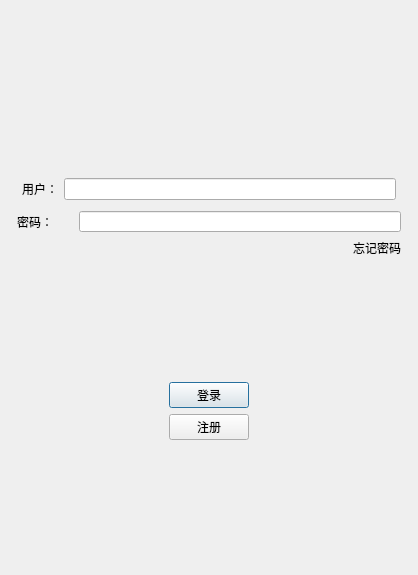
<?xml version="1.0" encoding="UTF-8"?>
<ui version="4.0">
 <class>LoginDialog</class>
 <widget class="QDialog" name="LoginDialog">
  <property name="geometry">
   <rect>
    <x>0</x>
    <y>0</y>
    <width>418</width>
    <height>575</height>
   </rect>
  </property>
  <property name="minimumSize">
   <size>
    <width>418</width>
    <height>575</height>
   </size>
  </property>
  <property name="maximumSize">
   <size>
    <width>418</width>
    <height>575</height>
   </size>
  </property>
  <property name="windowTitle">
   <string>Dialog</string>
  </property>
  <layout class="QGridLayout" name="gridLayout_2">
   <item row="0" column="0">
    <layout class="QVBoxLayout" name="verticalLayout">
     <property name="leftMargin">
      <number>6</number>
     </property>
     <property name="topMargin">
      <number>6</number>
     </property>
     <property name="rightMargin">
      <number>6</number>
     </property>
     <property name="bottomMargin">
      <number>6</number>
     </property>
     <item>
      <widget class="QWidget" name="widget" native="true">
       <layout class="QGridLayout" name="gridLayout">
        <item row="0" column="0">
         <widget class="QLabel" name="label">
          <property name="layoutDirection">
           <enum>Qt::LeftToRight</enum>
          </property>
          <property name="text">
           <string/>
          </property>
          <property name="pixmap">
           <pixmap resource="rc.qrc">:/res/picture.jpg</pixmap>
          </property>
          <property name="alignment">
           <set>Qt::AlignCenter</set>
          </property>
         </widget>
        </item>
       </layout>
      </widget>
     </item>
     <item>
      <spacer name="verticalSpacer">
       <property name="orientation">
        <enum>Qt::Vertical</enum>
       </property>
       <property name="sizeHint" stdset="0">
        <size>
         <width>20</width>
         <height>40</height>
        </size>
       </property>
      </spacer>
     </item>
     <item>
      <layout class="QHBoxLayout" name="horizontalLayout_2">
       <property name="leftMargin">
        <number>5</number>
       </property>
       <property name="topMargin">
        <number>5</number>
       </property>
       <property name="rightMargin">
        <number>5</number>
       </property>
       <property name="bottomMargin">
        <number>5</number>
       </property>
       <item>
        <widget class="QLabel" name="user_label">
         <property name="text">
          <string>用户：</string>
         </property>
        </widget>
       </item>
       <item>
        <widget class="QLineEdit" name="user_lineEdit"/>
       </item>
      </layout>
     </item>
     <item>
      <layout class="QHBoxLayout" name="horizontalLayout_3">
       <item>
        <widget class="QLabel" name="pass_label">
         <property name="text">
          <string>密码：</string>
         </property>
        </widget>
       </item>
       <item>
        <widget class="QLineEdit" name="pass_lineEdit">
         <property name="sizePolicy">
          <sizepolicy hsizetype="Expanding" vsizetype="Expanding">
           <horstretch>0</horstretch>
           <verstretch>0</verstretch>
          </sizepolicy>
         </property>
         <property name="minimumSize">
          <size>
           <width>322</width>
           <height>21</height>
          </size>
         </property>
         <property name="maximumSize">
          <size>
           <width>322</width>
           <height>21</height>
          </size>
         </property>
        </widget>
       </item>
      </layout>
     </item>
     <item>
      <layout class="QHBoxLayout" name="horizontalLayout_4">
       <item>
        <spacer name="horizontalSpacer">
         <property name="orientation">
          <enum>Qt::Horizontal</enum>
         </property>
         <property name="sizeHint" stdset="0">
          <size>
           <width>40</width>
           <height>20</height>
          </size>
         </property>
        </spacer>
       </item>
       <item>
        <widget class="QLabel" name="forget_label">
         <property name="text">
          <string>忘记密码</string>
         </property>
        </widget>
       </item>
      </layout>
     </item>
     <item>
      <spacer name="verticalSpacer_2">
       <property name="orientation">
        <enum>Qt::Vertical</enum>
       </property>
       <property name="sizeHint" stdset="0">
        <size>
         <width>20</width>
         <height>40</height>
        </size>
       </property>
      </spacer>
     </item>
     <item>
      <layout class="QHBoxLayout" name="horizontalLayout_5">
       <item>
        <spacer name="horizontalSpacer_2">
         <property name="orientation">
          <enum>Qt::Horizontal</enum>
         </property>
         <property name="sizeHint" stdset="0">
          <size>
           <width>40</width>
           <height>20</height>
          </size>
         </property>
        </spacer>
       </item>
       <item>
        <widget class="QPushButton" name="login_btn">
         <property name="text">
          <string>登录</string>
         </property>
        </widget>
       </item>
       <item>
        <spacer name="horizontalSpacer_3">
         <property name="orientation">
          <enum>Qt::Horizontal</enum>
         </property>
         <property name="sizeHint" stdset="0">
          <size>
           <width>40</width>
           <height>20</height>
          </size>
         </property>
        </spacer>
       </item>
      </layout>
     </item>
     <item>
      <layout class="QHBoxLayout" name="horizontalLayout_6">
       <item>
        <spacer name="horizontalSpacer_5">
         <property name="orientation">
          <enum>Qt::Horizontal</enum>
         </property>
         <property name="sizeHint" stdset="0">
          <size>
           <width>40</width>
           <height>20</height>
          </size>
         </property>
        </spacer>
       </item>
       <item>
        <widget class="QPushButton" name="reg_btn">
         <property name="text">
          <string>注册</string>
         </property>
        </widget>
       </item>
       <item>
        <spacer name="horizontalSpacer_4">
         <property name="orientation">
          <enum>Qt::Horizontal</enum>
         </property>
         <property name="sizeHint" stdset="0">
          <size>
           <width>40</width>
           <height>20</height>
          </size>
         </property>
        </spacer>
       </item>
      </layout>
     </item>
     <item>
      <spacer name="verticalSpacer_3">
       <property name="orientation">
        <enum>Qt::Vertical</enum>
       </property>
       <property name="sizeHint" stdset="0">
        <size>
         <width>20</width>
         <height>40</height>
        </size>
       </property>
      </spacer>
     </item>
    </layout>
   </item>
  </layout>
 </widget>
 <resources>
  <include location="rc.qrc"/>
 </resources>
 <connections/>
</ui>
